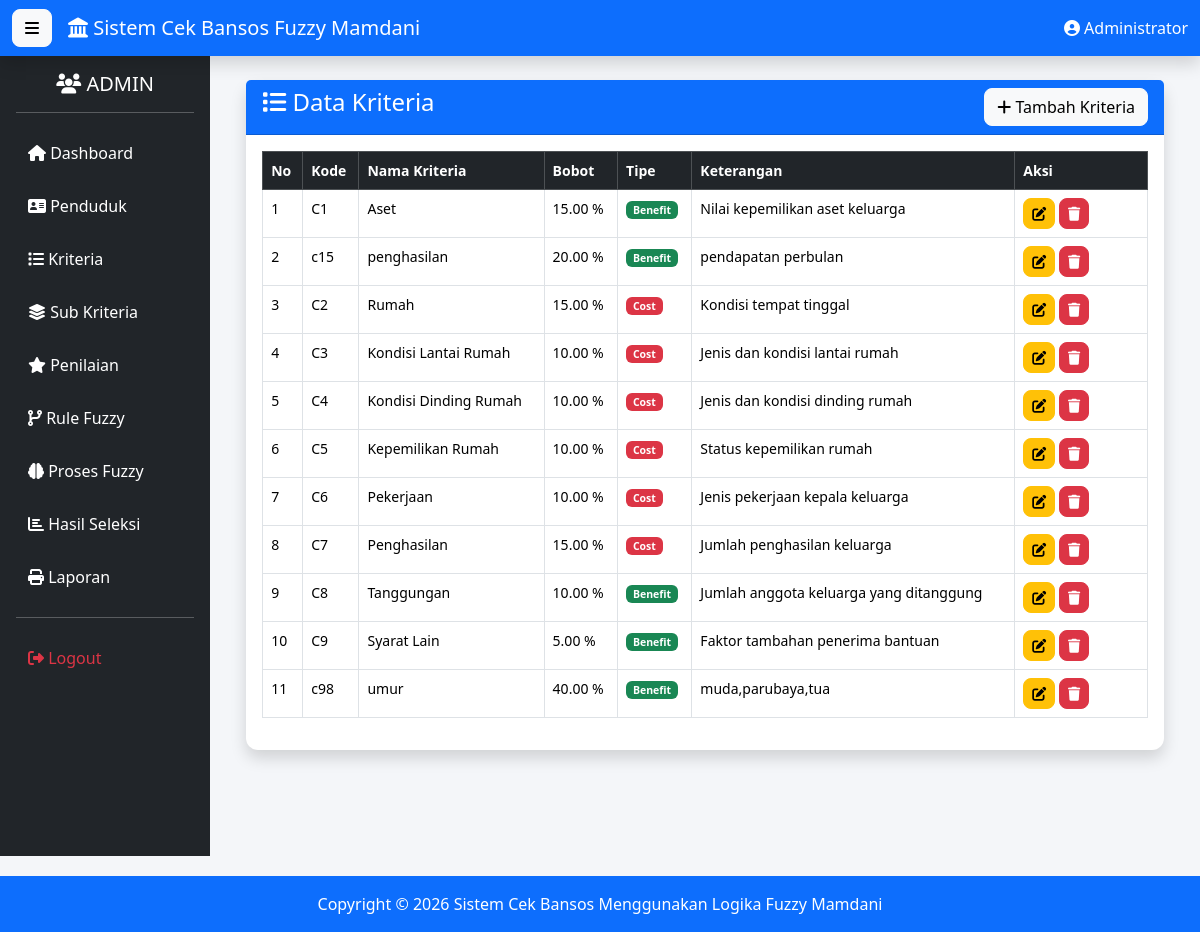
The page /kriteria/index.php (signed in) on the database its author committed.
### tables this page shows
CREATE TABLE `kriteria` (
  `id_kriteria` int(11) NOT NULL,
  `nama_kriteria` varchar(100) DEFAULT NULL,
  `kode_kriteria` varchar(10) DEFAULT NULL,
  `bobot` decimal(5,2) DEFAULT NULL,
  `tipe` varchar(20) DEFAULT NULL,
  `keterangan` text DEFAULT NULL
);

### kriteria/index.php (the view, shortened to what this page needs)
<?php
include "../config/koneksi.php";
$query=mysqli_query($conn,"
SELECT *
FROM kriteria
ORDER BY kode_kriteria ASC
");
include "../template/header.php";
include "../template/navbar.php";
include "../template/sidebar.php";
?>
<div class="container-fluid">
<div class="card shadow">
<div class="card-header bg-primary text-white">
<div class="d-flex justify-content-between">
<h4>
<i class="fas fa-list"></i>
Data Kriteria
</h4>
<a href="tambah.php" class="btn btn-light">
<i class="fas fa-plus"></i>
Tambah Kriteria
</a>
</div>
</div>
<div class="card-body">
<div class="table-responsive">
<table class="table table-bordered table-hover">
<thead class="table-dark">
<tr>
<th>No</th>
<th>Kode</th>
<th>Nama Kriteria</th>
<th>Bobot</th>
<th>Tipe</th>
<th>Keterangan</th>
<th width="15%">Aksi</th>
</tr>
</thead>
<tbody>
<?php
$no=1;
while($d=mysqli_fetch_assoc($query)){
?>
<tr>
<td><?= $no++; ?></td>
<td><?= $d['kode_kriteria']; ?></td>
<td><?= $d['nama_kriteria']; ?></td>
<td><?= $d['bobot']; ?> %</td>
<td>
<?php
if($d['tipe']=="Benefit"){
echo "<span class='badge bg-success'>Benefit</span>";
}else{
echo "<span class='badge bg-danger'>Cost</span>";
}
?>
</td>
<td><?= $d['keterangan']; ?></td>
<td>
<a href="edit.php?id=<?= $d['id_kriteria']; ?>" class="btn btn-warning btn-sm">
<i class="fas fa-edit"></i>
</a>
<a href="hapus.php?id=<?= $d['id_kriteria']; ?>"
onclick="return confirm('Hapus data?')"
class="btn btn-danger btn-sm">
<i class="fas fa-trash"></i>
</a>
</td>
</tr>
<?php } ?>
</tbody>
</table>
</div>
</div>
</div>
</div>
<?php
include "../template/footer.php";
include "../template/script.php";
?>

### assets/css/style.css (style rules this page uses)
body { background:#f4f6f9; font-family:Segoe UI; }
.card { border:none; border-radius:12px; }
.card-header { font-weight:bold; }
.table { font-size:14px; }
.btn { border-radius:8px; }

### rows shown on the page
kriteria: kode_kriteria "C1", nama_kriteria "Aset", bobot "15.00", tipe "Benefit", keterangan "Nilai kepemilikan aset keluarga"
kriteria: kode_kriteria "c15", nama_kriteria "penghasilan", bobot "20.00", tipe "Benefit", keterangan "pendapatan perbulan"
kriteria: kode_kriteria "C2", nama_kriteria "Rumah", bobot "15.00", tipe "Cost", keterangan "Kondisi tempat tinggal"
kriteria: kode_kriteria "C3", nama_kriteria "Kondisi Lantai Rumah", bobot "10.00", tipe "Cost", keterangan "Jenis dan kondisi lantai rumah"
kriteria: kode_kriteria "C4", nama_kriteria "Kondisi Dinding Rumah", bobot "10.00", tipe "Cost", keterangan "Jenis dan kondisi dinding rumah"
kriteria: kode_kriteria "C5", nama_kriteria "Kepemilikan Rumah", bobot "10.00", tipe "Cost", keterangan "Status kepemilikan rumah"
kriteria: kode_kriteria "C6", nama_kriteria "Pekerjaan", bobot "10.00", tipe "Cost", keterangan "Jenis pekerjaan kepala keluarga"
kriteria: kode_kriteria "C7", nama_kriteria "Penghasilan", bobot "15.00", tipe "Cost", keterangan "Jumlah penghasilan keluarga"
kriteria: kode_kriteria "C8", nama_kriteria "Tanggungan", bobot "10.00", tipe "Benefit", keterangan "Jumlah anggota keluarga yang ditanggung"
kriteria: kode_kriteria "C9", nama_kriteria "Syarat Lain", bobot "5.00", tipe "Benefit", keterangan "Faktor tambahan penerima bantuan"
kriteria: kode_kriteria "c98", nama_kriteria "umur", bobot "40.00", tipe "Benefit", keterangan "muda,parubaya,tua"

### other values the page prints
$_SESSION['nama'] "Administrator"
